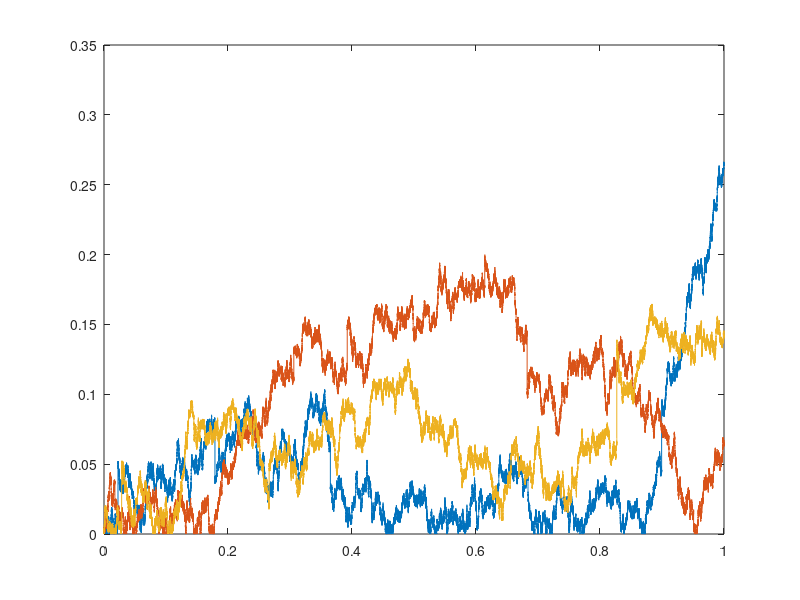

This figure's MATLAB source:
function [] = RHEP_path(  )

clc; 
close all;

x0 = 0;
mu = 0;
sigma = 0.16;
lambda = 5;  

eta = linspace( 20, 40, 10 )'; % exp parameters for upward jumps
p = ones(size(eta))/length( eta )/2; % probability for upward jumps
theta = eta; % exp parameters for downward jumps
q = p; % probability for downward jumps 

quantile_hep = Find_quantile_hep( eta, p, theta, q );

t_all = 1;
stepsize = 1/300000; 
ts = 0:stepsize:t_all;
Nstep = round( t_all/stepsize );
Nsample = 3;
Nexperiment = 1;

sigmadt = sigma * sqrt(stepsize); 

ujump = rand( Nstep, Nsample );
ujump = min( 1e6, floor( ujump*1e6 ) + 1 );
ujump = quantile_hep( ujump ); 

for i = 1:Nexperiment
    RandNormal = randn( Nstep, Nsample );
    RandUnit = rand( Nstep, Nsample );
    ulambda = RandUnit <= lambda * stepsize; 
    
    wn = sigmadt * RandNormal + mu * stepsize;
    
    Xt = cumsum( wn + ulambda.*ujump ); 
    Xt = x0 + [Xt(1,:)*0; Xt];  
    Lt = - min( 0, cummin(Xt) );
    hXt = Xt + Lt;
    plot(ts, hXt)
end 

return;

end

%%%%%% Find Quantiles for HEPs' Jump Distribution ( To Speed up the Simulation )
function [ quantile_hep ] = Find_quantile_hep( eta, p, theta, q )
% cdf_hyper_exp( -0.656236, eta, p, theta, q );
myquantile = [ 1e-10; 2e-10; 5e-10; 1e-9; 2e-9; 5e-9; 1e-8; 2e-8; 5e-8; ...
    1e-7; 2e-7; 5e-7; 1e-6; 2e-6; 5e-6; (1e-5:1e-5:9e-5)'; (1e-4:1e-4:9e-4)'; ...
    (1e-3:1e-3:1-1e-3)';
    (1-9e-4:1e-4:1-1e-4)'; sort(1- [1e-10; 2e-10; 5e-10; 1e-9; 2e-9; 5e-9; 1e-8; 2e-8; 5e-8; ...
    1e-7; 2e-7; 5e-7; 1e-6; 2e-6; 5e-6; (1e-5:1e-5:9e-5)']); ] ;
%     myquantile_full = [(1e-10:1e-10:9e-10)'; (1e-9:1e-9:9e-9)'; (1e-8:1e-8:9e-8)'; ...
%         (1e-7:1e-7:9e-7)'; (1e-6:1e-6:1-1e-6)'; (1-9e-7:1e-7:1-1e-7)'; ...
%         (1-9e-8:1e-8:1-1e-8)'; (1-9e-9:1e-9:1-1e-9)'; (1-9e-10:1e-10:1-1e-10)'; ];
myquantile_full = [1e-7; (1e-6:1e-6:1-1e-6)'; ];
quantile_hep = myquantile*0;
x0 = -0.656236;
for i=1:length(myquantile)
    quantile_hep(i) = fzero( @(x)( cdf_hyper_exp( x, eta, p, theta, q ) - myquantile(i) ), x0 );
    x0 = quantile_hep(i);
    if mod(i, 1000) == 0
        fprintf( '[%0.1e, %0.6f]\r', [i, quantile_hep(i)] );
    end
end
quantile_hep = pchip( myquantile, quantile_hep, myquantile_full);

end

%%%%%%%%%%%%%%%%%%%% Function h ( Columns of Matrix A(beta) ) %%%%%%%%%%%%%%%%%%%%%%%%
function [ cdf ] = cdf_hyper_exp( x, eta, p, theta, q )

if x<=0
    cdf = q' * exp( theta * x );
else
    cdf = sum(q) + p' * ( 1 - exp( - eta * x ) );
end

end


%%%%%%%%%%%%%%%%%%%%%%%%%%%%
